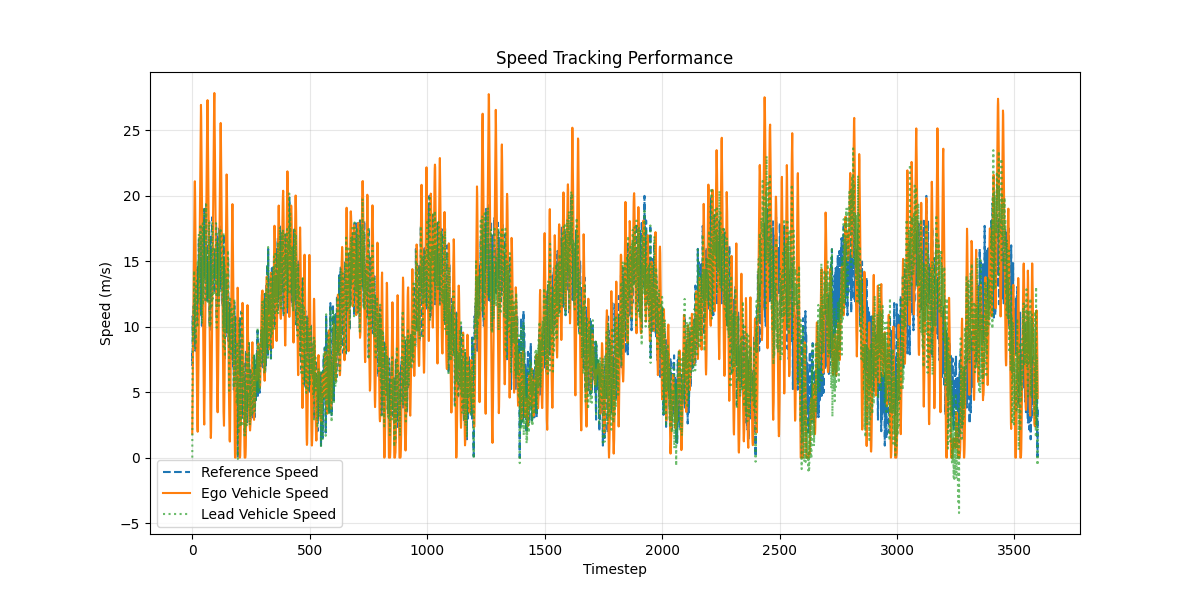
#> input picture logs_chunk_training/anti-curriculum/speed_comparison.png, 1200 x 600 px, found by its file name
$ python combinevisuals.py
#> lines starting #> are read from the running program, lines starting #| are printed output that depends on the picture
import os
import math
from PIL import Image, ImageChops
import matplotlib.pyplot as plt

def crop_whitespace(img, bg_color=(255, 255, 255), tolerance=5):
    """
    Crops white (or near-white) space from the edges of an image.
    """
    if img.mode != 'RGB':
        img = img.convert('RGB')

    bg = Image.new(img.mode, img.size, bg_color)
    diff = ImageChops.difference(img, bg)
    bbox = diff.getbbox()

    if bbox:
        return img.crop(bbox)
    else:
        return img  # return original if no content found

def generate_combined_visual(image_paths, output_path, title, labels):
    images = [crop_whitespace(Image.open(path)) for path in image_paths]
    n_images = len(images)
    n_cols = 1
    n_rows = n_images

    # Get image dimensions (assume all same size)
    img_width, img_height = images[0].size
    scale = 1 / 100  # Convert pixels to inches (for dpi=100)
    fig_w = img_width * scale
    fig_h = img_height * n_rows * scale

    fig, axes = plt.subplots(n_rows, n_cols, figsize=(fig_w, fig_h), dpi=100)
    if n_rows == 1:
        axes = [axes]

    for ax in axes:
        ax.axis("off")

    for i, img in enumerate(images):
        axes[i].imshow(img)
        axes[i].set_title(labels[i], fontsize=18, pad=8)
        axes[i].axis("off")

    fig.suptitle(title, fontsize=22, y=0.96)
    plt.subplots_adjust(wspace=0, hspace=0.25, top=0.92)

    plt.savefig(output_path, dpi=300, bbox_inches='tight')
    plt.close()
    print(f"Saved: {output_path}")

# === Configuration ===

base_dir = "./logs_chunk_training/"
output_dir = "./combined_visuals"
os.makedirs(output_dir, exist_ok=True)

schedules = {
    "schedule-curriculum": "Curriculum",
    "schedule-anti": "Anti-Curriculum",
    "schedule-baseline": "Baseline"
}

image_filenames = [
    "speed_comparison.png",
    "following_distance.png",
    "jerk_analysis.png",
    "reward_penalty_over_time.png",
    "speed_difference.png"
]

image_titles = {
    "speed_comparison.png": "Speed Comparison Across Training Schedules",
    "following_distance.png": "Following Distance Across Training Schedules",
    "jerk_analysis.png": "Jerk Analysis Across Training Schedules",
    "reward_penalty_over_time.png": "Reward Over Time During Training",
    "speed_difference.png": "Speed Difference: Ego vs Lead Vehicle"
}

# === Run Loop ===

for image_name in image_filenames:
    image_paths = []
    labels = []

    for schedule_folder, label in schedules.items():
        img_path = os.path.join(base_dir, schedule_folder, image_name)
        if os.path.exists(img_path):
            image_paths.append(img_path)
            labels.append(label)

    if not image_paths:
        print(f"[WARNING] Skipping {image_name} — no images found.")
        continue

    output_path = os.path.join(output_dir, f"combined_{image_name}")
    generate_combined_visual(
        image_paths=image_paths,
        output_path=output_path,
        title=image_titles.get(image_name, image_name),
        labels=labels
    )
#> in crop_whitespace, `bg = Image.new(img.mode, img.size, bg_color)`: bg: PIL image 1200x600 RGB; every value is 255
#> in crop_whitespace, `diff = ImageChops.difference(img, bg)`:
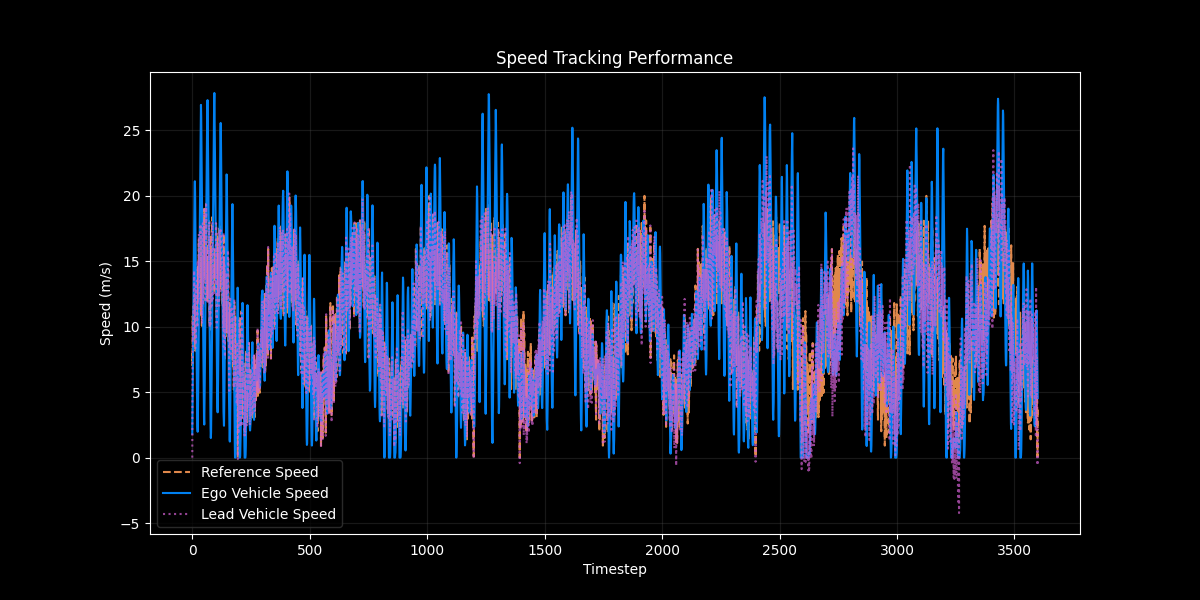
#> diff: PIL image 1200x600 RGB; mean R, G, B 18.3, 21.7, 37.1
#> in crop_whitespace, `bbox = diff.getbbox()`: bbox = (99, 50, 1082, 577)
#> in crop_whitespace, `return img.crop(bbox)`:
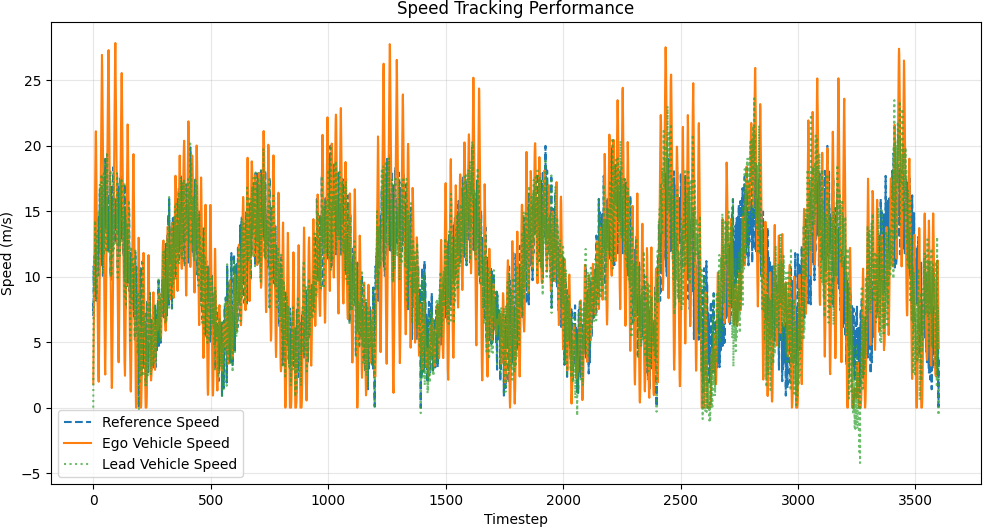
#> returned value: PIL image 983x527 RGB; mean R, G, B 229.6, 224.9, 203.4
#> in generate_combined_visual, `images = [crop_whitespace(Image.open(path)) for path in image_paths]`: images = 3 items
#> in generate_combined_visual, `n_images = len(images)`: n_images = 3
#> in generate_combined_visual, `fig_h = img_height * n_rows * scale`: fig_h = 15.81
#> the loop in generate_combined_visual, `for ax in axes:` made 3 passes
#> the loop in generate_combined_visual, `for i, img in enumerate(images):` made 3 passes
#> in generate_combined_visual, `plt.savefig(output_path, dpi=300, bbox_inches='tight')`:
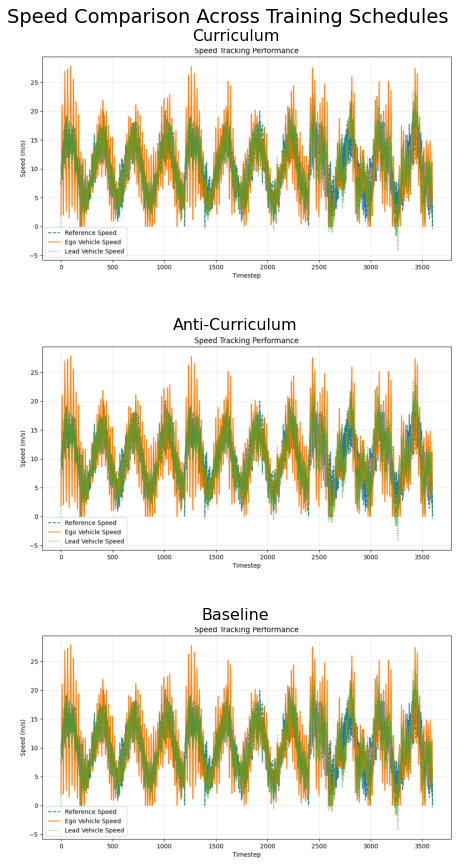
#> figure drawn by matplotlib, 3 panels
#> pass 2 of the loop `for image_name in image_filenames:`:
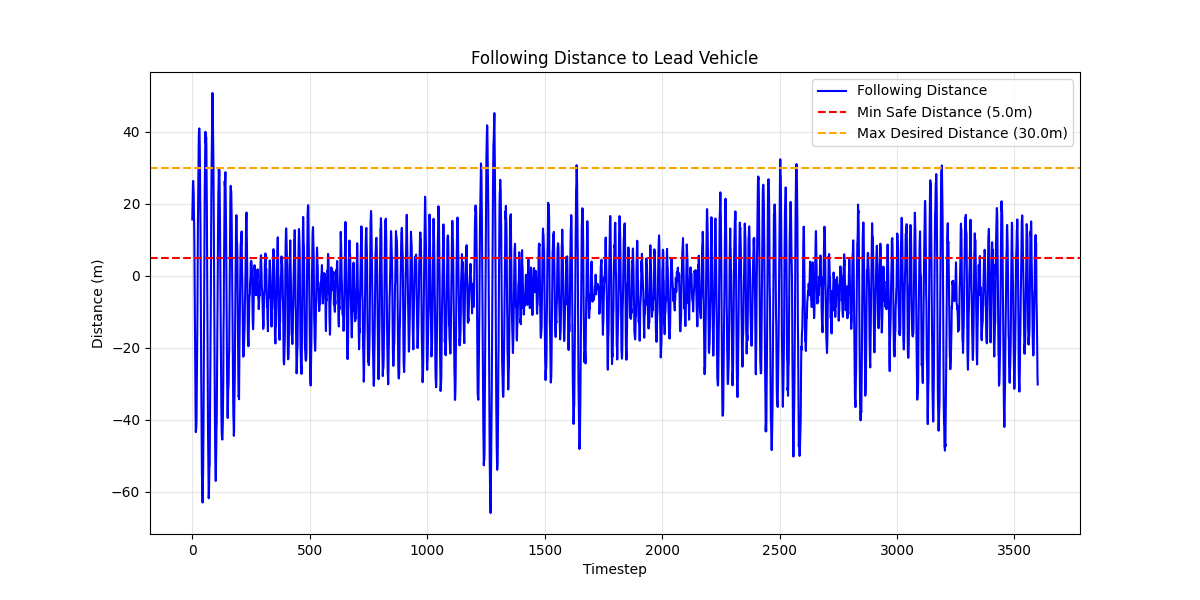
#> input picture logs_chunk_training/anti-curriculum/following_distance.png, 1200 x 600 px, found by its file name
#> in crop_whitespace (call 4), `diff = ImageChops.difference(img, bg)`:
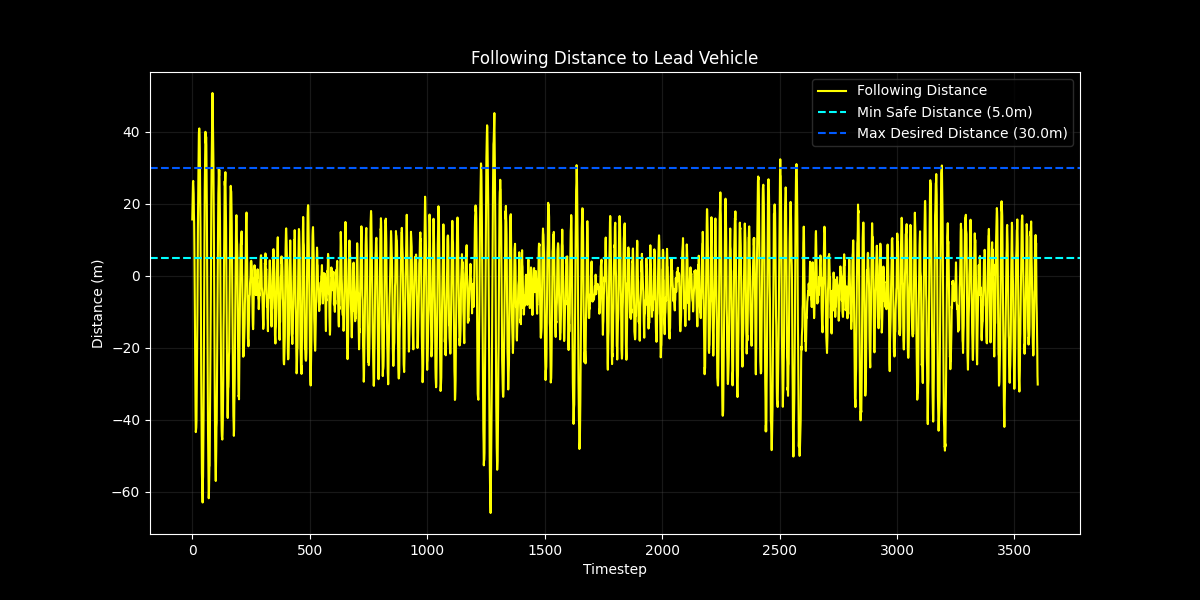
#> diff: PIL image 1200x600 RGB; mean R, G, B 33.8, 34.5, 3.9
#> bbox = (91, 50, 1082, 577)
#> the loop in generate_combined_visual (call 2), `for ax in axes:` made 3 passes
#> the loop in generate_combined_visual (call 2), `for i, img in enumerate(images):` made 3 passes
#> in generate_combined_visual (call 2), `plt.savefig(output_path, dpi=300, bbox_inches='tight')`:
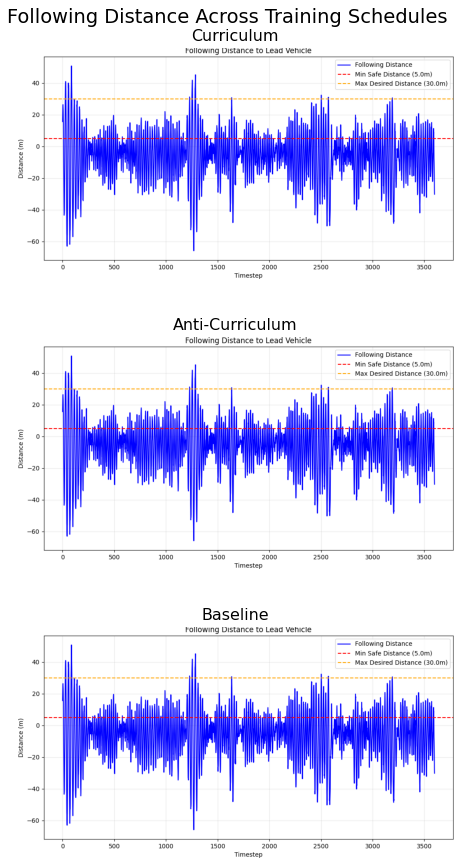
#> figure drawn by matplotlib, 3 panels
#> pass 3 of the loop `for image_name in image_filenames:`:
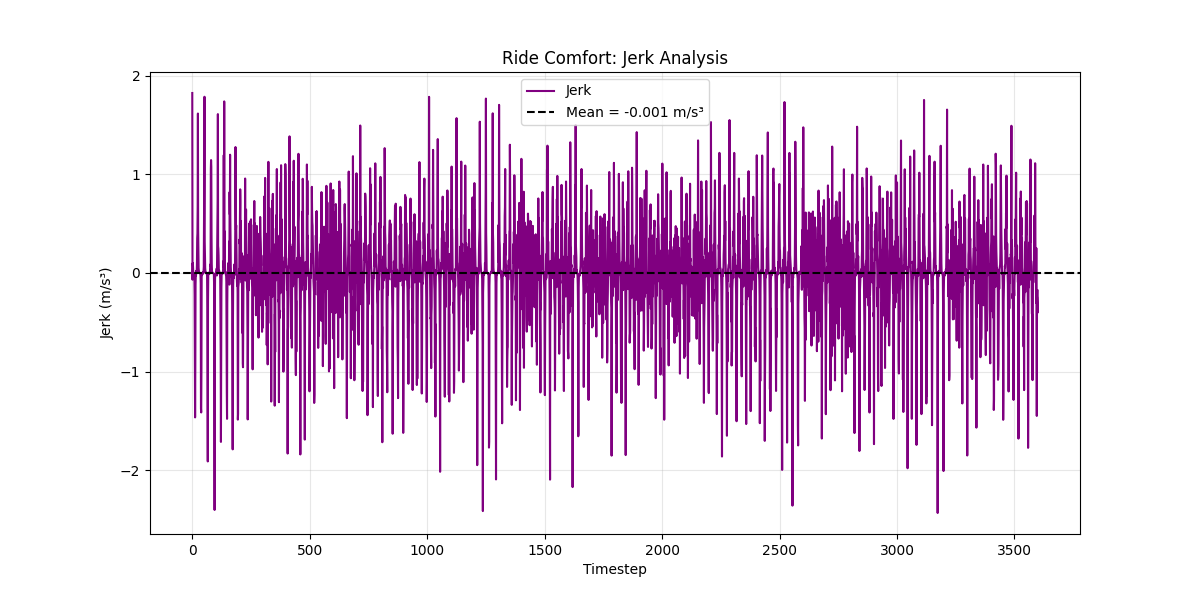
#> input picture logs_chunk_training/anti-curriculum/jerk_analysis.png, 1200 x 600 px, found by its file name
#> in crop_whitespace (call 7), `diff = ImageChops.difference(img, bg)`:
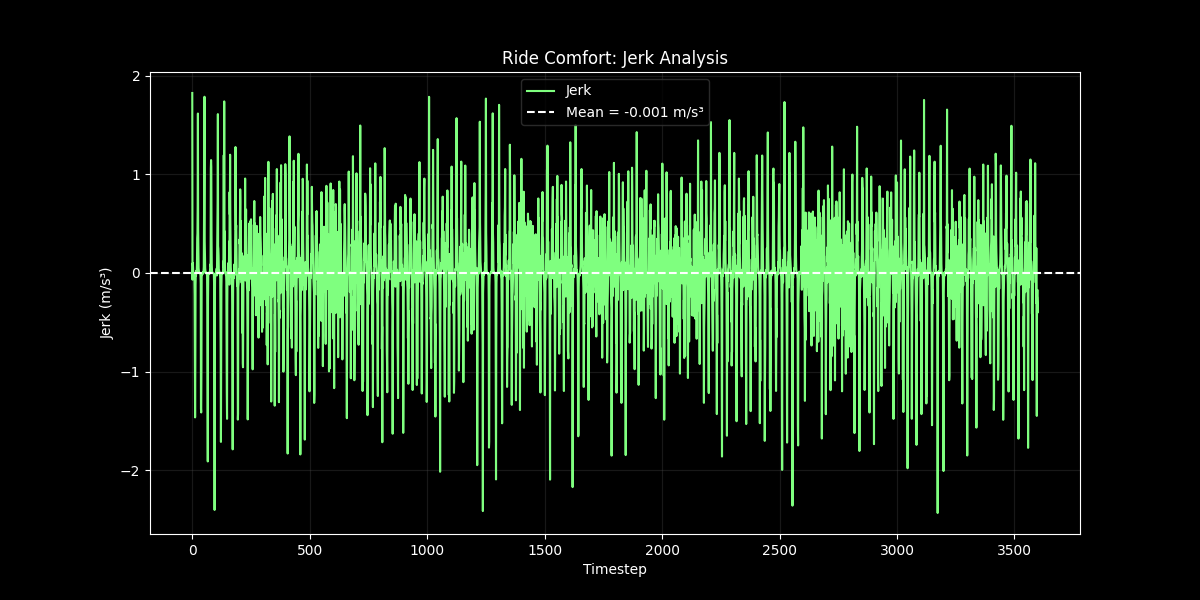
#> diff: PIL image 1200x600 RGB; mean R, G, B 25.3, 48, 25.3
#> bbox = (99, 50, 1082, 577)
#> the loop in generate_combined_visual (call 3), `for ax in axes:` made 3 passes
#> the loop in generate_combined_visual (call 3), `for i, img in enumerate(images):` made 3 passes
#> in generate_combined_visual (call 3), `plt.savefig(output_path, dpi=300, bbox_inches='tight')`:
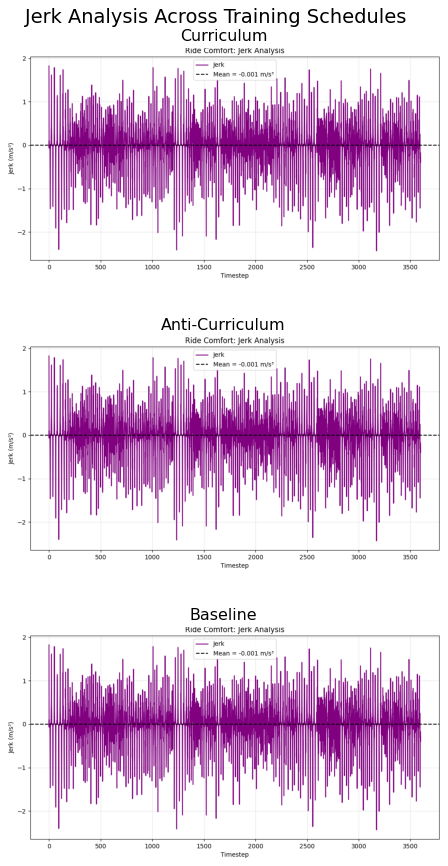
#> figure drawn by matplotlib, 3 panels
#> the loop made 5 passes; the first 3 are shown
